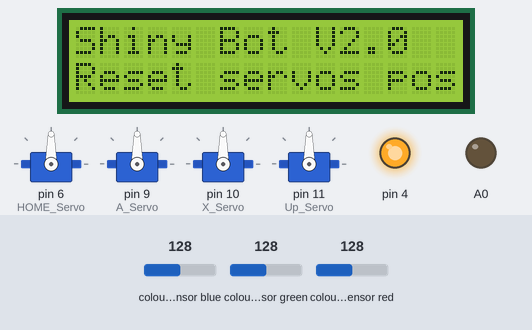
Bench run of a sketch on a simulated Arduino Uno, built with avr-gcc and run on an emulated ATmega328P. Shown: 16×2 character LCD, 4 × servo, output pins drawn as LEDs (lit = HIGH). The inputs (shaded band) are chosen by the test bench; at power-on: colour sensor blue 128, colour sensor green 128, colour sensor red 128. EEPROM starts erased; what the sketch prints to the serial monitor is not drawn.

Above: at 0.1 s.
At 6.22 s:
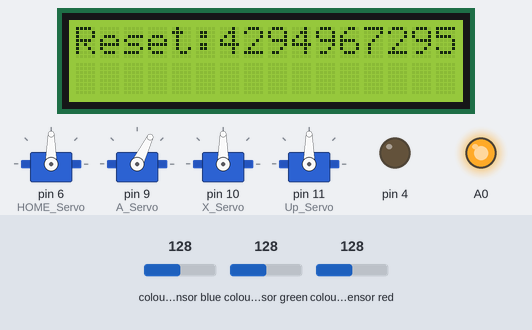
At 33.7 s:
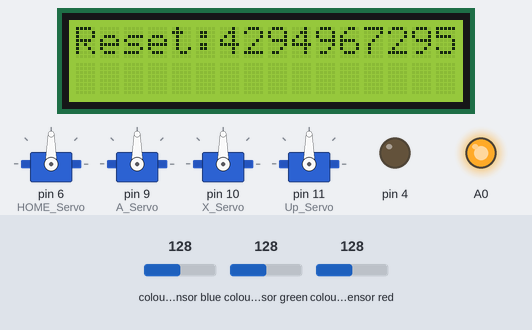
At 63.6 s:
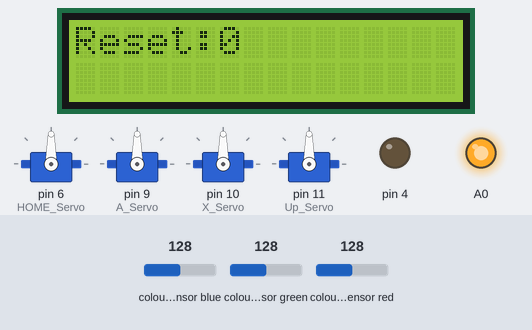
At 88.98 s:
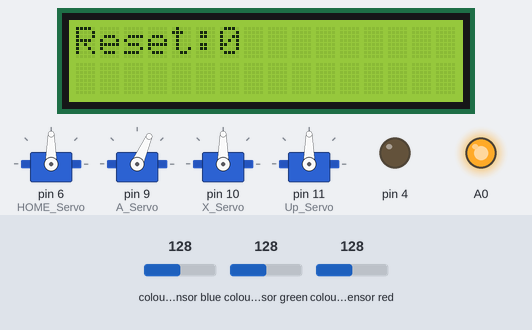
At 116.4 s:
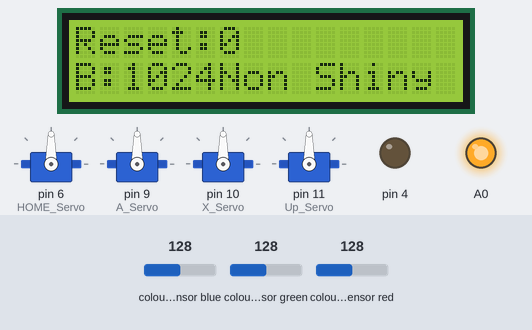
Timing chart, 0 to 120.5 s (numbered marks = the images above):
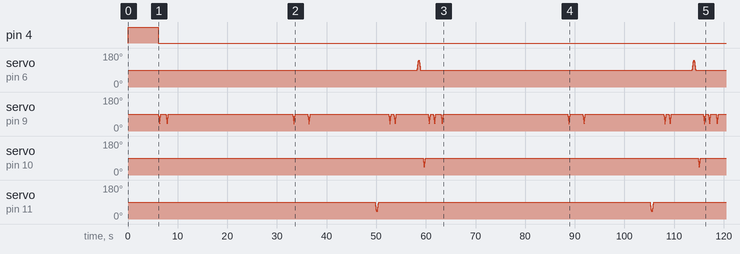

The sketch:

Shiny_Dialga.ino
```cpp
//@author Saitonashi

//Servo pins: 6(HOME), 9(A), 10(X), 11(UP)
//LED pin: 4 (optional)
//Color Sensor pin: A4(SDA), A5(SCL)

#include <Wire.h>
#include "Adafruit_TCS34725.h"
#include <Servo.h>
#include <LiquidCrystal.h>
#include <EEPROM.h>

//Servos
Servo HOME_Servo;
Servo A_Servo;
Servo X_Servo;
Servo Up_Servo;
int pos;

//Color Sensor
/* Connect LED    to analog 0 (optional)
   Connect SCL    to analog 5
   Connect SDA    to analog 4
   Connect VDD    to 5V DC
   Connect GROUND to common ground */
Adafruit_TCS34725 Color_Sensor = Adafruit_TCS34725(TCS34725_INTEGRATIONTIME_50MS, TCS34725_GAIN_4X);
uint16_t red, green, blue, c;   // colorTemp, lux;

//LCD
const int rs = 12, en = 13, d4 = 7, d5 = 5, d6 = 3, d7 = 2;
LiquidCrystal lcd(rs, en, d4, d5, d6, d7);

//EEPROM
uint32_t resets;
int eeAddress = 0;

bool shiny = false;

//---------------------------------------------------------------------
//PRESS HOME BUTTON
void press_Home_button() {
  for (pos = 90; pos <= 142; pos += 1) {
    HOME_Servo.write(pos);
    delay(5);
  }
  delay(100);
  for (pos = 142; pos >= 90; pos -= 1) {
    HOME_Servo.write(pos);
    delay(5);
  }
}

//PRESS A BUTTON
void press_A_button() {
  for (pos = 90; pos >= 38; pos -= 1) {
    A_Servo.write(pos);
    delay(5);
  }
  for (pos = 38 ; pos <= 90; pos += 1) {
    A_Servo.write(pos);
    delay(5);
  }
}

//PRESS X BUTTON
void press_X_button() {
  for (pos = 90; pos >= 40; pos -= 1) {
    X_Servo.write(pos);
    delay(5);
  }
  for (pos = 40; pos <= 90; pos += 1) {
    X_Servo.write(pos);
    delay(5);
  }
}

//PRESS UP BUTTON
void press_Up_button() {
  for (pos = 90; pos >= 40; pos -= 1) {
    Up_Servo.write(pos);
    delay(5);
  }
  delay(250);
  for (pos = 40; pos <= 90; pos += 1) {
    Up_Servo.write(pos);
    delay(5);
  }
}
//---------------------------------------------------------------------

void setup() {
  Serial.begin(9600);
  //Init LCD
  lcd.begin(16,2);  //(col,row)
  lcd.print("Shiny Bot V2.0");
  lcd.setCursor(0,1);
  //lcd.print("Poke bot 2.0");

  //Init servo
  HOME_Servo.attach(6);
  A_Servo.attach(9);
  X_Servo.attach(10);
  Up_Servo.attach(11);
  //Init LED
  pinMode(4, OUTPUT);
  pinMode(A0, OUTPUT);
  digitalWrite(4, HIGH);

  //Reset servos position
  Serial.println("Reset servos position");
  lcd.print("Reset servos pos");
  delay(4000);
  HOME_Servo.write(90);
  delay(500);
  A_Servo.write(90);
  delay(500);
  X_Servo.write(90);
  delay(500);
  Up_Servo.write(90);
  delay(500);

  lcd.setCursor(0,1);
  lcd.print("                ");
  lcd.setCursor(0,1);

  //Check color sensor connection
  if (Color_Sensor.begin()) {
    Serial.println("Found sensor");
    lcd.print("Found sensor");
  } else {
    Serial.println("No TCS34725 found ... check your connections");
    lcd.print("No TCS34725 found");
    while (1);
  }

  //Read data from EEPROM
  EEPROM.get(eeAddress, resets);

  digitalWrite(A0, HIGH);
  digitalWrite(4, LOW);
}

void loop() {
  while (!shiny) {
    //Show reset count
    Serial.print("Reset ");
    Serial.print(resets);
    Serial.print(" ; ");
    lcd.clear();
    lcd.setCursor(0,0);
    lcd.print("Reset:");
    lcd.setCursor(6,0);
    lcd.print(resets);

    //Lauch game
    press_A_button();       //delay 500
    delay(1000);
    press_A_button();       //delay 500

    //Wait for load game
    delay(25000);
    press_A_button();       //delay 500
    delay(2500);
    press_A_button();       //delay 500
    delay(13000);

    //Interact with Dialga
    press_Up_button();      //delay 750
    delay(2000);
    press_A_button();       //delay 500
    delay(500);
    press_A_button();       //delay 500
    delay(4150);

    //Check Dialga color
    Color_Sensor.getRawData(&red, &green, &blue, &c);
    Serial.print("R: ");
    Serial.print(red, DEC);
    Serial.print(" G: ");
    Serial.print(green, DEC);
    Serial.print(" B: ");
    Serial.print(blue, DEC);
    Serial.print(" ; ");
    lcd.setCursor(0,1);
    lcd.print("B:");
    lcd.setCursor(2,1);
    lcd.print(blue, DEC);
    lcd.setCursor(6,1);

    //If Diagla is not blue, is shiny
    if (blue < 600) {
      shiny = true;
      Serial.println("SHINY!!!");
      lcd.print("SHINY!!!");
      digitalWrite(4, HIGH);    //Light up LED to communicate shiny pokemon shows up
      continue;
    } else {
      Serial.println("Non Shiny :<");
      lcd.print("Non Shiny");
    }

    //Exit game
    if (!shiny) {   //condition for a security against resetting the game if shiny shows up
      press_Home_button();  //delay 520
      delay(500);
      press_X_button();     //delay 500
      delay(500);
      press_A_button();     //delay 500
      delay(500);
      resets++;
                            //sumary delay 58920ms
                            //61 resets per hour
                            //sumary delay after optymalization 54920ms (4 sec diffferent)
                            //65 resets per hour
      EEPROM.put(eeAddress, resets);
    }
  }
}
```
